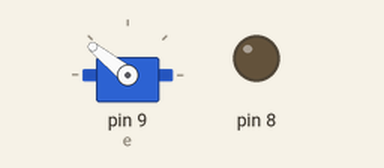
Bench run of a sketch on a simulated Arduino Uno, built with avr-gcc and run on an emulated ATmega328P. Shown: servo, output pins drawn as LEDs (lit = HIGH).

Above: at 0.1 s.
At 8.1 s:
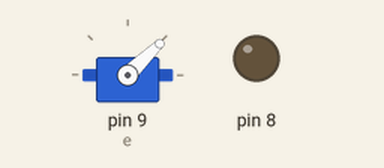
At 16.1 s:
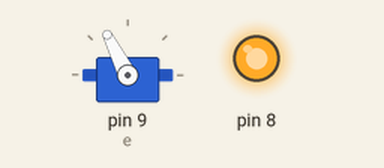
Timing chart, 0 to 17.6 s (numbered marks = the images above):
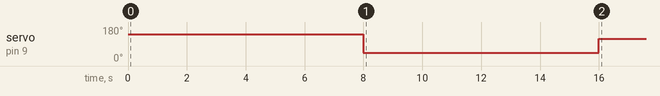

Measured:
- by itself, servo on pin 9 (e): 141° → 44° at 8.0 s, → 117° 8.0 s later

The sketch:

esc-full.ino
```cpp
#include<Servo.h>

#define SPEED_MIN (1000)          // Set the Minimum Speed in microseconds
#define SPEED_MAX (2000)          // Set the Minimum Speed in microseconds
#define armValue (500)

Servo e;


void setup()
{
  pinMode(8, OUTPUT);
  calib(); // Send the Arm value so the ESC will be ready to take commands
  digitalWrite(8, HIGH);                                            // Wait for a while
}

void loop()
{
  e.writeMicroseconds(1750);                                           // Wait for a while befor restart
}

void arm()
{
  e.writeMicroseconds(armValue);
}

void stop()
{
  e.writeMicroseconds(500);
}

void calib()
{
  e.attach(9);
  e.writeMicroseconds(SPEED_MAX);
  delay(8000);
  e.writeMicroseconds(SPEED_MIN);
  delay(8000);
  arm();
}
```
